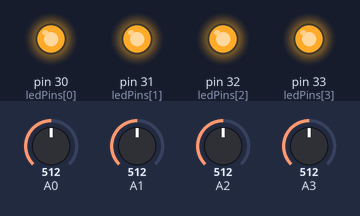
Recording of a sketch running on a simulated Arduino Mega 2560, built with avr-gcc and run on an emulated ATmega2560. Shown: output pins drawn as LEDs (lit = HIGH). The test bench sets the inputs (shaded band); at power-on: A0 = 512, A1 = 512, A2 = 512, A3 = 512.

Above: at 1.6 s.
1.7 s: A0 set to 488
At 3.7 s:
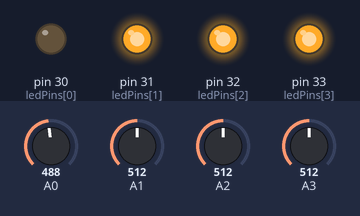
4.3 s: A1 set to 488
At 5.3 s:
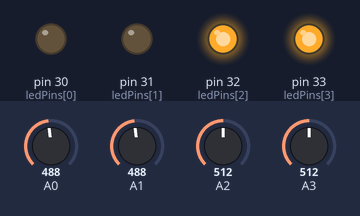
6.4 s: A2 set to 492
At 7.9 s:
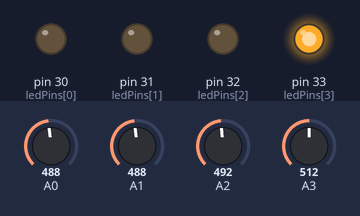
8.2 s: A0 set to 510
At 9.5 s:
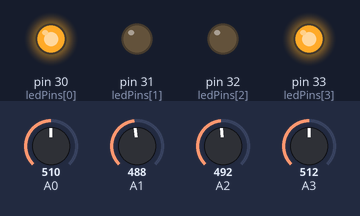
10.2 s: A3 set to 490
At 11.0 s:
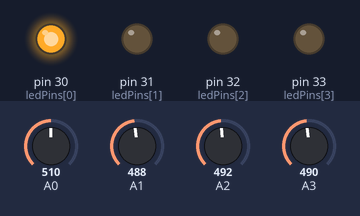
12.1 s: A2 set to 510
At 13.8 s:
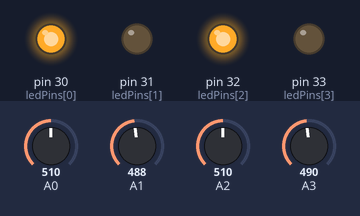
Timing chart, 0 to 15.1 s (numbered marks = the images above; inputs shaded):
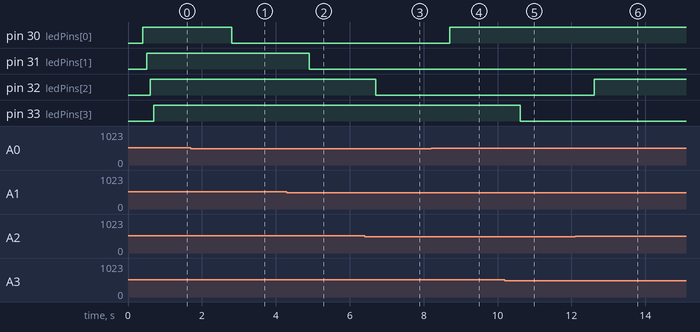

The sketch:

LED_Sensor_Testing_Code.ino
```cpp
/* This code is for a 6 cup beer pong table, using photoresisitors underneath the cups to tell
when a cup has been hit or not. The outcome of this then determines the score on an LCD screen
and which LEDs will be turned on.

LED Pins: 30-41 inclusive (digital out)
Photocell Pins: A0-A11 inclusive (analog in)

*/


int timer = 100;           // The higher the number, the slower the timing.
int ledPins[] = {30, 31, 32, 33};       // an array of pin numbers to which LEDs are attached
int ledCount = 4;           // the number of pins (i.e. the length of the array)
int photoPins[] = {0, 1, 2, 3};
//int photoCount = 12;
int photocellReading[] = {0, 0, 0, 0};

void setup() {
  // the array elements are numbered from 0 to (pinCount - 1).
  // use a for loop to initialize each pin as an output:
  for (int thisPin = 0; thisPin < ledCount; thisPin++)  {
    pinMode(ledPins[thisPin], OUTPUT);
  }

  for (int thisPin = 0; thisPin < ledCount; thisPin++)  {
    pinMode(photoPins[thisPin], INPUT);
  }

}

void loop() {
  for (int thisPin = 0; thisPin < ledCount; thisPin++) {
  photocellReading[thisPin] = analogRead(photoPins[thisPin]);
  delay(timer);
  }

  // loop from the lowest pin to the highest:
  for (int thisPin = 0; thisPin < ledCount; thisPin++) {
    // turn the pin on:
    if (photocellReading[thisPin] > 500)
   {
    digitalWrite(ledPins[thisPin], HIGH);
    delay(timer);
    // turn the pin off:
   }
 else
 {
    digitalWrite(ledPins[thisPin], LOW);
 }

  }

}


//int photocellPin = 0;     // the cell and 10K pulldown are connected to a0
//int photocellReading;     // the analog reading from the sensor divider
//int LEDpin = 11;          // connect Red LED to pin 11 (PWM pin)
//int LEDbrightness;        //
//void setup(void) {
//  // We'll send debugging information via the Serial monitor
//  Serial.begin(9600);
//}
//
//void loop(void) {
//  photocellReading = analogRead(photocellPin);
//
//  Serial.print("Analog reading = ");
//  Serial.println(photocellReading);     // the raw analog reading
//
//  // LED gets brighter the darker it is at the sensor
//  // that means we have to -invert- the reading from 0-1023 back to 1023-0
//  photocellReading = 1023 - photocellReading;
//  //now we have to map 0-1023 to 0-255 since thats the range analogWrite uses
//  LEDbrightness = map(photocellReading, 0, 1023, 0, 255);
//  analogWrite(LEDpin, LEDbrightness);
//
//  delay(100);
//}
```

Measured:
- the behaviour switches between 501 and 500 on A0 (found by bisection; images 0 and 1)
- the behaviour switches between 501 and 500 on A1 (found by bisection; images 1 and 2)
- the behaviour switches between 501 and 500 on A2 (found by bisection; images 2 and 3)
- after the input at 1.7 s, pin 30 (ledPins[0]): HIGH → LOW after 1.1 s
- after the input at 4.3 s, pin 31 (ledPins[1]): HIGH → LOW after 0.60 s
- after the input at 6.4 s, pin 32 (ledPins[2]): HIGH → LOW after 0.31 s
- after the input at 8.2 s, pin 30 (ledPins[0]): LOW → HIGH after 0.51 s
- after the input at 10.2 s, pin 33 (ledPins[3]): HIGH → LOW after 0.41 s
- after the input at 12.1 s, pin 32 (ledPins[2]): LOW → HIGH after 0.51 s
